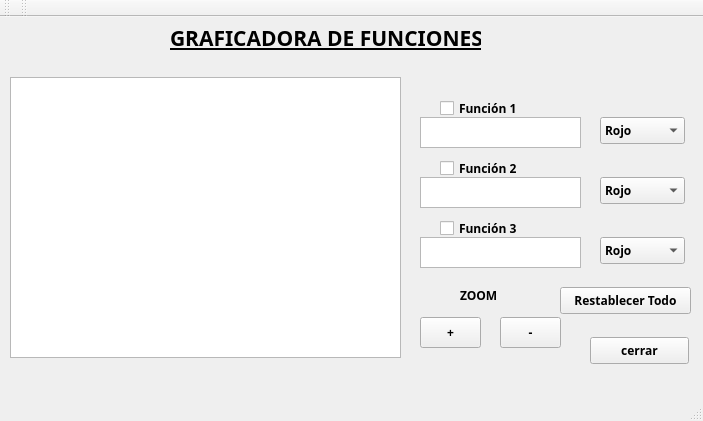
<?xml version="1.0" encoding="UTF-8"?>
<ui version="4.0">
 <class>MainWindow</class>
 <widget class="QMainWindow" name="MainWindow">
  <property name="geometry">
   <rect>
    <x>0</x>
    <y>0</y>
    <width>703</width>
    <height>421</height>
   </rect>
  </property>
  <property name="font">
   <font>
    <family>Ubuntu Mono</family>
    <weight>75</weight>
    <bold>true</bold>
   </font>
  </property>
  <property name="windowTitle">
   <string>GraficadoraDeFunciones</string>
  </property>
  <widget class="QWidget" name="centralWidget">
   <widget class="QPushButton" name="pushButton">
    <property name="geometry">
     <rect>
      <x>590</x>
      <y>320</y>
      <width>99</width>
      <height>27</height>
     </rect>
    </property>
    <property name="text">
     <string>cerrar</string>
    </property>
   </widget>
   <widget class="QLabel" name="label">
    <property name="geometry">
     <rect>
      <x>170</x>
      <y>-10</y>
      <width>311</width>
      <height>61</height>
     </rect>
    </property>
    <property name="font">
     <font>
      <family>TlwgMono</family>
      <pointsize>16</pointsize>
      <underline>true</underline>
     </font>
    </property>
    <property name="text">
     <string>GRAFICADORA DE FUNCIONES</string>
    </property>
   </widget>
   <widget class="QPlainTextEdit" name="plainTextEdit">
    <property name="geometry">
     <rect>
      <x>420</x>
      <y>100</y>
      <width>161</width>
      <height>31</height>
     </rect>
    </property>
   </widget>
   <widget class="QPlainTextEdit" name="plainTextEdit_2">
    <property name="geometry">
     <rect>
      <x>420</x>
      <y>220</y>
      <width>161</width>
      <height>31</height>
     </rect>
    </property>
   </widget>
   <widget class="QPlainTextEdit" name="plainTextEdit_3">
    <property name="geometry">
     <rect>
      <x>420</x>
      <y>160</y>
      <width>161</width>
      <height>31</height>
     </rect>
    </property>
   </widget>
   <widget class="QComboBox" name="comboBox">
    <property name="geometry">
     <rect>
      <x>600</x>
      <y>100</y>
      <width>85</width>
      <height>27</height>
     </rect>
    </property>
    <property name="cursor">
     <cursorShape>ArrowCursor</cursorShape>
    </property>
    <item>
     <property name="text">
      <string>Rojo</string>
     </property>
    </item>
    <item>
     <property name="text">
      <string>Azul</string>
     </property>
    </item>
    <item>
     <property name="text">
      <string>Verde</string>
     </property>
    </item>
   </widget>
   <widget class="QComboBox" name="comboBox_2">
    <property name="geometry">
     <rect>
      <x>600</x>
      <y>160</y>
      <width>85</width>
      <height>27</height>
     </rect>
    </property>
    <item>
     <property name="text">
      <string>Rojo</string>
     </property>
    </item>
    <item>
     <property name="text">
      <string>Azul</string>
     </property>
    </item>
    <item>
     <property name="text">
      <string>Verde</string>
     </property>
    </item>
   </widget>
   <widget class="QComboBox" name="comboBox_3">
    <property name="geometry">
     <rect>
      <x>600</x>
      <y>220</y>
      <width>85</width>
      <height>27</height>
     </rect>
    </property>
    <item>
     <property name="text">
      <string>Rojo</string>
     </property>
    </item>
    <item>
     <property name="text">
      <string>Azul</string>
     </property>
    </item>
    <item>
     <property name="text">
      <string>Verde</string>
     </property>
    </item>
   </widget>
   <widget class="QPushButton" name="pushButton_2">
    <property name="geometry">
     <rect>
      <x>420</x>
      <y>300</y>
      <width>61</width>
      <height>31</height>
     </rect>
    </property>
    <property name="text">
     <string>+</string>
    </property>
   </widget>
   <widget class="QPushButton" name="pushButton_3">
    <property name="geometry">
     <rect>
      <x>500</x>
      <y>300</y>
      <width>61</width>
      <height>31</height>
     </rect>
    </property>
    <property name="text">
     <string>-</string>
    </property>
   </widget>
   <widget class="QLabel" name="label_5">
    <property name="geometry">
     <rect>
      <x>460</x>
      <y>270</y>
      <width>67</width>
      <height>17</height>
     </rect>
    </property>
    <property name="text">
     <string>ZOOM</string>
    </property>
   </widget>
   <widget class="QCheckBox" name="checkBox">
    <property name="geometry">
     <rect>
      <x>440</x>
      <y>80</y>
      <width>97</width>
      <height>22</height>
     </rect>
    </property>
    <property name="text">
     <string>Función 1</string>
    </property>
   </widget>
   <widget class="QCheckBox" name="checkBox_2">
    <property name="geometry">
     <rect>
      <x>440</x>
      <y>140</y>
      <width>97</width>
      <height>22</height>
     </rect>
    </property>
    <property name="text">
     <string>Función 2</string>
    </property>
   </widget>
   <widget class="QCheckBox" name="checkBox_3">
    <property name="geometry">
     <rect>
      <x>440</x>
      <y>200</y>
      <width>97</width>
      <height>22</height>
     </rect>
    </property>
    <property name="text">
     <string>Función 3</string>
    </property>
   </widget>
   <widget class="QPushButton" name="pushButton_4">
    <property name="geometry">
     <rect>
      <x>560</x>
      <y>270</y>
      <width>131</width>
      <height>27</height>
     </rect>
    </property>
    <property name="cursor">
     <cursorShape>OpenHandCursor</cursorShape>
    </property>
    <property name="text">
     <string>Restablecer Todo</string>
    </property>
   </widget>
   <widget class="QTextBrowser" name="textBrowser">
    <property name="geometry">
     <rect>
      <x>10</x>
      <y>60</y>
      <width>391</width>
      <height>281</height>
     </rect>
    </property>
    <property name="verticalScrollBarPolicy">
     <enum>Qt::ScrollBarAlwaysOff</enum>
    </property>
    <property name="horizontalScrollBarPolicy">
     <enum>Qt::ScrollBarAlwaysOff</enum>
    </property>
    <property name="html">
     <string>&lt;!DOCTYPE HTML PUBLIC &quot;-//W3C//DTD HTML 4.0//EN&quot; &quot;http://www.w3.org/TR/REC-html40/strict.dtd&quot;&gt;
&lt;html&gt;&lt;head&gt;&lt;meta name=&quot;qrichtext&quot; content=&quot;1&quot; /&gt;&lt;style type=&quot;text/css&quot;&gt;
p, li { white-space: pre-wrap; }
&lt;/style&gt;&lt;/head&gt;&lt;body style=&quot; font-family:'Ubuntu Mono'; font-size:11pt; font-weight:600; font-style:normal;&quot;&gt;
&lt;p style=&quot; margin-top:0px; margin-bottom:0px; margin-left:0px; margin-right:0px; -qt-block-indent:0; text-indent:0px;&quot;&gt;&lt;img src=&quot;:/imagenes/fondo1.jpg&quot; /&gt;&lt;/p&gt;&lt;/body&gt;&lt;/html&gt;</string>
    </property>
   </widget>
  </widget>
  <widget class="QMenuBar" name="menuBar">
   <property name="geometry">
    <rect>
     <x>0</x>
     <y>0</y>
     <width>703</width>
     <height>24</height>
    </rect>
   </property>
  </widget>
  <widget class="QToolBar" name="mainToolBar">
   <attribute name="toolBarArea">
    <enum>TopToolBarArea</enum>
   </attribute>
   <attribute name="toolBarBreak">
    <bool>false</bool>
   </attribute>
  </widget>
  <widget class="QStatusBar" name="statusBar"/>
  <widget class="QToolBar" name="toolBar">
   <property name="windowTitle">
    <string>toolBar</string>
   </property>
   <attribute name="toolBarArea">
    <enum>TopToolBarArea</enum>
   </attribute>
   <attribute name="toolBarBreak">
    <bool>false</bool>
   </attribute>
  </widget>
 </widget>
 <layoutdefault spacing="6" margin="11"/>
 <resources/>
 <connections>
  <connection>
   <sender>pushButton</sender>
   <signal>clicked()</signal>
   <receiver>MainWindow</receiver>
   <slot>close()</slot>
   <hints>
    <hint type="sourcelabel">
     <x>629</x>
     <y>362</y>
    </hint>
    <hint type="destinationlabel">
     <x>101</x>
     <y>314</y>
    </hint>
   </hints>
  </connection>
  <connection>
   <sender>pushButton_4</sender>
   <signal>clicked()</signal>
   <receiver>plainTextEdit_2</receiver>
   <slot>clear()</slot>
   <hints>
    <hint type="sourcelabel">
     <x>641</x>
     <y>318</y>
    </hint>
    <hint type="destinationlabel">
     <x>538</x>
     <y>273</y>
    </hint>
   </hints>
  </connection>
  <connection>
   <sender>pushButton_4</sender>
   <signal>clicked()</signal>
   <receiver>plainTextEdit_3</receiver>
   <slot>clear()</slot>
   <hints>
    <hint type="sourcelabel">
     <x>664</x>
     <y>319</y>
    </hint>
    <hint type="destinationlabel">
     <x>559</x>
     <y>209</y>
    </hint>
   </hints>
  </connection>
  <connection>
   <sender>pushButton_4</sender>
   <signal>clicked()</signal>
   <receiver>plainTextEdit</receiver>
   <slot>clear()</slot>
   <hints>
    <hint type="sourcelabel">
     <x>680</x>
     <y>323</y>
    </hint>
    <hint type="destinationlabel">
     <x>565</x>
     <y>147</y>
    </hint>
   </hints>
  </connection>
  <connection>
   <sender>checkBox</sender>
   <signal>clicked()</signal>
   <receiver>MainWindow</receiver>
   <slot>show()</slot>
   <hints>
    <hint type="sourcelabel">
     <x>514</x>
     <y>112</y>
    </hint>
    <hint type="destinationlabel">
     <x>543</x>
     <y>135</y>
    </hint>
   </hints>
  </connection>
  <connection>
   <sender>pushButton_2</sender>
   <signal>clicked()</signal>
   <receiver>textBrowser</receiver>
   <slot>showMaximized()</slot>
   <hints>
    <hint type="sourcelabel">
     <x>456</x>
     <y>345</y>
    </hint>
    <hint type="destinationlabel">
     <x>392</x>
     <y>313</y>
    </hint>
   </hints>
  </connection>
  <connection>
   <sender>pushButton_3</sender>
   <signal>clicked()</signal>
   <receiver>textBrowser</receiver>
   <slot>showMinimized()</slot>
   <hints>
    <hint type="sourcelabel">
     <x>517</x>
     <y>340</y>
    </hint>
    <hint type="destinationlabel">
     <x>392</x>
     <y>288</y>
    </hint>
   </hints>
  </connection>
 </connections>
</ui>
